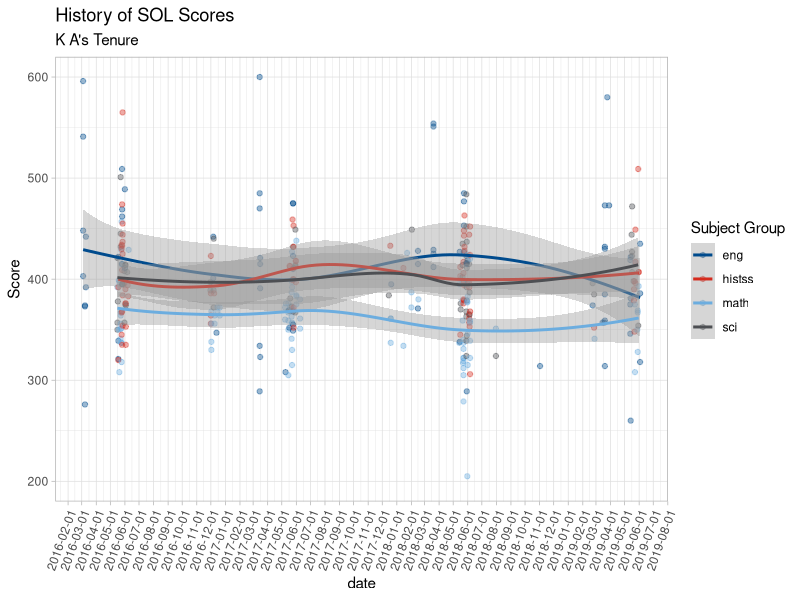
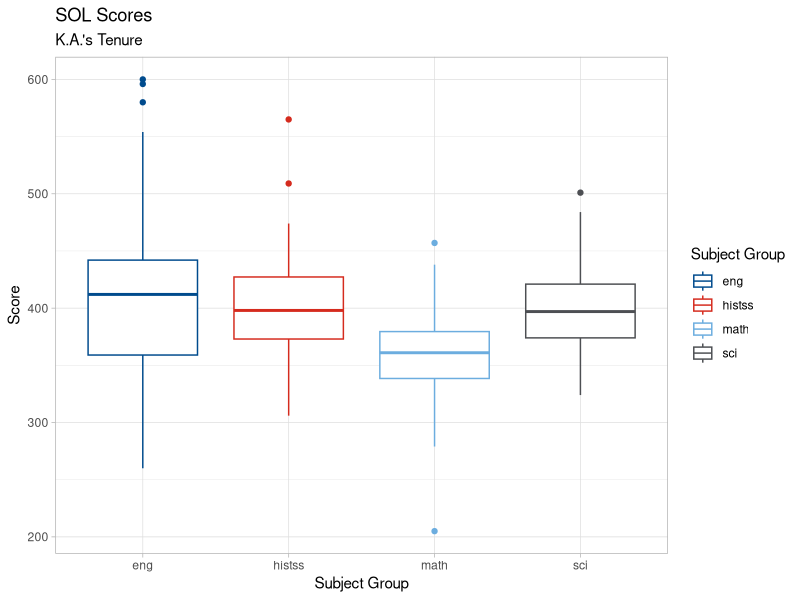
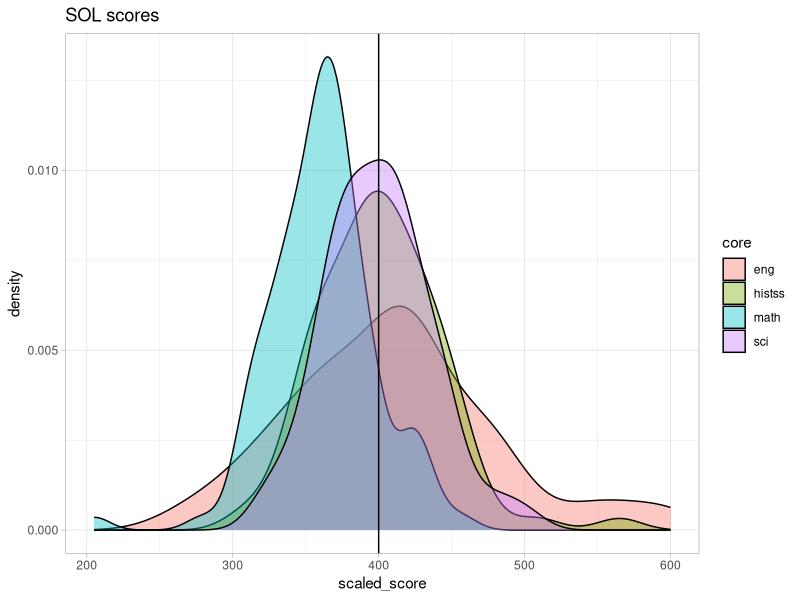
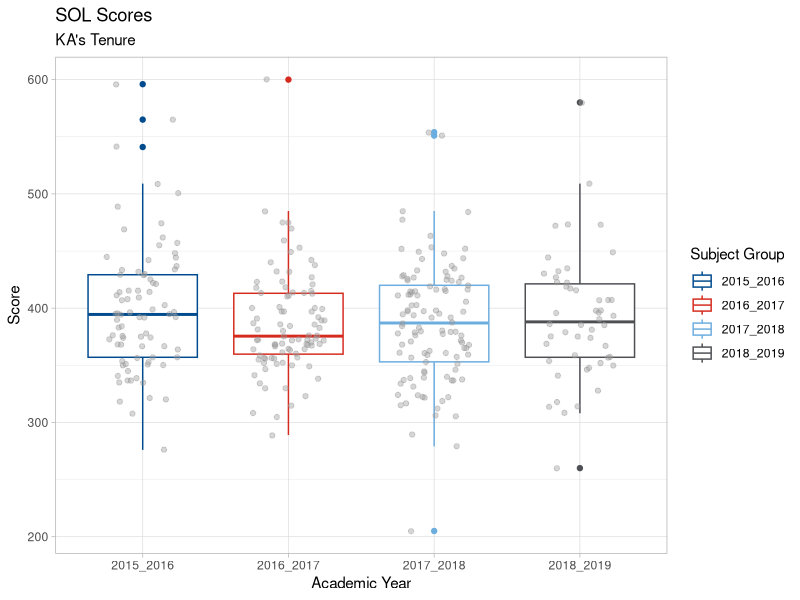

The R source for these figures, in order:
library(tidyverse)
library(readxl)
library(dplyr)
library(tibble)
library(ggplot2)
library(lubridate)
library(reshape2)
library(forcats)

inova<-c("#004b8d", "#d52b1e", "#6caddf", "#4d4f53", "#a5a5a9")
pal_inova <- function(palette = c("inova"), alpha = 1) {
    palette <- match.arg(palette)
    if (alpha > 1L | alpha <= 0L) stop("alpha must be in (0, 1]")
        raw_cols <- inova
        raw_cols_rgb <- col2rgb(raw_cols)
        alpha_cols <- rgb(
            raw_cols_rgb[1L, ], raw_cols_rgb[2L, ], raw_cols_rgb[3L, ],
            alpha = alpha * 255L, names = names(raw_cols),
            maxColorValue = 255L
        )
        scales::manual_pal(unname(alpha_cols))
        }
#' Scale Colors as inova healthsystems
#'
#' @export scale_color_inova
scale_color_inova <- function(palette = c("inova"), alpha = 1, ...) {
    palette <- match.arg(palette)
    ggplot2::discrete_scale("colour", "inova", pal_inova(palette, alpha), ...)
}
scale_colour_inova<-scale_color_inova



dat<-tribble(
~admin,~test,~core,~scaled_score,~date,
"2015_2016", "EOC Writing ", "eng", 403, "3/4/2016", 
"2015_2016", "EOC Writing ", "eng", 596, "3/4/2016", 
"2015_2016", "EOC Writing ", "eng", 541, "3/4/2016", 
"2015_2016", "EOC Writing ", "eng", 448, "3/4/2016", 
"2015_2016", "Gr 8 Writing", "eng", 373, "3/8/2016", 
"2015_2016", "Gr 8 Writing", "eng", 276, "3/8/2016", 
"2015_2016", "Gr 8 Writing", "eng", 374, "3/8/2016", 
"2015_2016", "EOC Writing ", "eng", 392, "3/10/2016", 
"2015_2016", "EOC Writing ", "eng", 442, "3/10/2016", 
"2015_2016", "Algebra I ", "math", 392, "5/16/2016", 
"2015_2016", "Gr 8 Science", "sci", 421, "5/16/2016", 
"2015_2016", "Gr 8 Science", "sci", 350, "5/16/2016", 
"2015_2016", "Gr 8 Science", "sci", 357, "5/16/2016", 
"2015_2016", "Biology ", "sci", 378, "5/17/2016", 
"2015_2016", "Gr 8 Reading ", "eng", 422, "5/18/2016", 
"2015_2016", "Gr 8 Reading ", "eng", 339, "5/18/2016", 
"2015_2016", "Gr 8 Reading ", "eng", 321, "5/18/2016", 
"2015_2016", "W Hist I ", "histss", 392, "5/18/2016", 
"2015_2016", "W Hist II ", "histss", 320, "5/18/2016", 
"2015_2016", "Algebra I ", "math", 399, "5/19/2016", 
"2015_2016", "Algebra I ", "math", 350, "5/19/2016", 
"2015_2016", "Gr 8 Math  CAT", "math", 397, "5/20/2016", 
"2015_2016", "Gr 8 Math  CAT", "math", 308, "5/20/2016", 
"2015_2016", "Algebra I ", "math", 364, "5/23/2016", 
"2015_2016", "Algebra I ", "math", 367, "5/23/2016", 
"2015_2016", "Algebra I ", "math", 351, "5/23/2016", 
"2015_2016", "Chemistry ", "sci", 501, "5/23/2016", 
"2015_2016", "Chemistry ", "sci", 445, "5/23/2016", 
"2015_2016", "Chemistry ", "sci", 432, "5/23/2016", 
"2015_2016", "PE Algebra I ", "math", 341, "5/23/2016", 
"2015_2016", "PE Algebra I ", "math", 356, "5/23/2016", 
"2015_2016", "Geometry ", "math", 351, "5/24/2016", 
"2015_2016", "Geometry ", "math", 368, "5/24/2016", 
"2015_2016", "Geometry ", "math", 337, "5/24/2016", 
"2015_2016", "Geometry ", "math", 429, "5/24/2016", 
"2015_2016", "Algebra II ", "math", 337, "5/25/2016", 
"2015_2016", "Algebra II ", "math", 318, "5/25/2016", 
"2015_2016", "Algebra II ", "math", 457, "5/25/2016", 
"2015_2016", "Algebra II ", "math", 415, "5/25/2016", 
"2015_2016", "W Hist I ", "histss", 430, "5/25/2016", 
"2015_2016", "W Hist I ", "histss", 434, "5/25/2016", 
"2015_2016", "W Hist I ", "histss", 367, "5/25/2016", 
"2015_2016", "W Hist I ", "histss", 345, "5/25/2016", 
"2015_2016", "EOC Reading ", "eng", 395, "5/26/2016", 
"2015_2016", "EOC Reading ", "eng", 415, "5/26/2016", 
"2015_2016", "EOC Reading ", "eng", 509, "5/26/2016", 
"2015_2016", "EOC Reading ", "eng", 469, "5/26/2016", 
"2015_2016", "EOC Reading ", "eng", 462, "5/26/2016", 
"2015_2016", "W Hist II ", "histss", 433, "5/26/2016", 
"2015_2016", "W Hist II ", "histss", 368, "5/26/2016", 
"2015_2016", "W Hist II ", "histss", 409, "5/26/2016", 
"2015_2016", "W Hist II ", "histss", 335, "5/26/2016", 
"2015_2016", "W Hist II ", "histss", 474, "5/26/2016", 
"2015_2016", "Biology ", "sci", 395, "5/27/2016", 
"2015_2016", "Biology ", "sci", 395, "5/27/2016", 
"2015_2016", "VA&US Hist ", "histss", 354, "5/27/2016", 
"2015_2016", "VA&US Hist ", "histss", 384, "5/27/2016", 
"2015_2016", "VA&US Hist ", "histss", 565, "5/27/2016", 
"2015_2016", "VA&US Hist ", "histss", 437, "5/27/2016", 
"2015_2016", "VA&US Hist ", "histss", 425, "5/27/2016", 
"2015_2016", "VA&US Hist ", "histss", 444, "5/27/2016", 
"2015_2016", "VA&US Hist ", "histss", 455, "5/27/2016", 
"2015_2016", "Earth Sci ", "sci", 408, "5/31/2016", 
"2015_2016", "Earth Sci ", "sci", 396, "5/31/2016", 
"2015_2016", "Earth Sci ", "sci", 357, "5/31/2016", 
"2015_2016", "EOC Reading ", "eng", 411, "6/1/2016", 
"2015_2016", "EOC Reading ", "eng", 489, "6/1/2016", 
"2015_2016", "Biology ", "sci", 414, "6/2/2016", 
"2015_2016", "Earth Sci ", "sci", 414, "6/2/2016", 
"2015_2016", "Earth Sci ", "sci", 375, "6/2/2016", 
"2015_2016", "VA&US Hist ", "histss", 376, "6/2/2016", 
"2015_2016", "VA&US Hist ", "histss", 390, "6/2/2016", 
"2015_2016", "Biology ", "sci", 374, "6/3/2016", 
"2015_2016", "W Hist II ", "histss", 353, "6/3/2016", 
"2015_2016", "W Hist II ", "histss", 376, "6/3/2016", 
"2015_2016", "W Hist II ", "histss", 335, "6/3/2016", 
"2015_2016", "Biology ", "sci", 407, "6/6/2016", 
"2015_2016", "W Hist II ", "histss", 394, "6/7/2016", 
"2015_2016", "W Hist I ", "histss", 383, "6/8/2016", 
"2015_2016", "Geometry ", "math", 429, "6/9/2016", 
"2016_2017", "Biology ", "sci", 389, "11/30/2016", 
"2016_2017", "Biology ", "sci", 397, "11/30/2016", 
"2016_2017", "VA&US Hist ", "histss", 356, "12/1/2016", 
"2016_2017", "VA&US Hist ", "histss", 364, "12/1/2016", 
"2016_2017", "W Hist II ", "histss", 423, "12/1/2016", 
"2016_2017", "W Hist II ", "histss", 386, "12/1/2016", 
"2016_2017", "Algebra I ", "math", 330, "12/2/2016", 
"2016_2017", "Algebra I ", "math", 368, "12/2/2016", 
"2016_2017", "Algebra I ", "math", 356, "12/2/2016", 
"2016_2017", "PE Algebra I ", "math", 338, "12/2/2016", 
"2016_2017", "EOC Writing", "eng", 401, "12/6/2016", 
"2016_2017", "EOC Writing", "eng", 442, "12/6/2016", 
"2016_2017", "Biology ", "sci", 389, "12/7/2016", 
"2016_2017", "Biology ", "sci", 372, "12/7/2016", 
"2016_2017", "Earth Sci ", "sci", 440, "12/7/2016", 
"2016_2017", "VA&US Hist ", "histss", 386, "12/8/2016", 
"2016_2017", "Algebra I ", "math", 356, "12/9/2016", 
"2016_2017", "PE Algebra I ", "math", 364, "12/9/2016", 
"2016_2017", "EOC Reading ", "eng", 347, "12/13/2016", 
"2016_2017", "Algebra I ", "math", 372, "12/15/2016", 
"2016_2017", "Algebra I ", "math", 368, "12/15/2016", 
"2016_2017", "Algebra I ", "math", 372, "12/20/2016", 
"2016_2017", "Algebra I ", "math", 364, "12/20/2016", 
"2016_2017", "EOC Writing", "eng", 485, "3/15/2017", 
"2016_2017", "EOC Writing", "eng", 334, "3/15/2017", 
"2016_2017", "EOC Writing", "eng", 289, "3/15/2017", 
"2016_2017", "EOC Writing", "eng", 470, "3/15/2017", 
"2016_2017", "EOC Writing", "eng", 600, "3/15/2017", 
"2016_2017", "EOC Writing", "eng", 391, "3/16/2017", 
"2016_2017", "EOC Writing", "eng", 415, "3/16/2017", 
"2016_2017", "EOC Writing", "eng", 323, "3/16/2017", 
"2016_2017", "EOC Writing", "eng", 421, "3/16/2017", 
"2016_2017", "Algebra I ", "math", 360, "5/8/2017", 
"2016_2017", "PE Algebra I ", "math", 372, "5/8/2017", 
"2016_2017", "Gr 8 Reading ", "eng", 308, "5/9/2017", 
"2016_2017", "PE Algebra I ", "math", 376, "5/10/2017", 
"2016_2017", "Algebra I ", "math", 369, "5/15/2017", 
"2016_2017", "Algebra I ", "math", 367, "5/15/2017", 
"2016_2017", "Algebra I ", "math", 376, "5/15/2017", 
"2016_2017", "Algebra I ", "math", 359, "5/15/2017", 
"2016_2017", "Algebra I ", "math", 350, "5/15/2017", 
"2016_2017", "VMAST Algebra I", "math", 305, "5/15/2017", 
"2016_2017", "VM EOC Reading", "eng", 369, "5/16/2017", 
"2016_2017", "Gr 8 Reading ", "eng", 352, "5/17/2017", 
"2016_2017", "W Hist II ", "histss", 413, "5/18/2017", 
"2016_2017", "W Hist II ", "histss", 413, "5/18/2017", 
"2016_2017", "Biology ", "sci", 381, "5/19/2017", 
"2016_2017", "Earth Sci ", "sci", 369, "5/19/2017", 
"2016_2017", "Geometry ", "math", 373, "5/19/2017", 
"2016_2017", "Algebra I ", "math", 341, "5/22/2017", 
"2016_2017", "Algebra I ", "math", 363, "5/22/2017", 
"2016_2017", "Algebra I ", "math", 387, "5/22/2017", 
"2016_2017", "Chemistry ", "sci", 373, "5/22/2017", 
"2016_2017", "Geometry ", "math", 357, "5/23/2017", 
"2016_2017", "Geometry ", "math", 356, "5/23/2017", 
"2016_2017", "Geometry ", "math", 315, "5/23/2017", 
"2016_2017", "Geometry ", "math", 392, "5/23/2017", 
"2016_2017", "Geometry ", "math", 330, "5/23/2017", 
"2016_2017", "Geometry ", "math", 427, "5/23/2017", 
"2016_2017", "Geometry ", "math", 397, "5/23/2017", 
"2016_2017", "Algebra II ", "math", 370, "5/24/2017", 
"2016_2017", "W Hist I ", "histss", 399, "5/24/2017", 
"2016_2017", "W Hist I ", "histss", 459, "5/24/2017", 
"2016_2017", "Biology ", "sci", 400, "5/25/2017", 
"2016_2017", "Biology ", "sci", 432, "5/25/2017", 
"2016_2017", "EOC Reading ", "eng", 423, "5/25/2017", 
"2016_2017", "EOC Reading ", "eng", 368, "5/25/2017", 
"2016_2017", "EOC Reading ", "eng", 355, "5/25/2017", 
"2016_2017", "EOC Reading ", "eng", 349, "5/25/2017", 
"2016_2017", "EOC Reading ", "eng", 410, "5/25/2017", 
"2016_2017", "EOC Reading ", "eng", 475, "5/25/2017", 
"2016_2017", "EOC Reading ", "eng", 475, "5/25/2017", 
"2016_2017", "VA&US Hist ", "histss", 352, "5/26/2017", 
"2016_2017", "VA&US Hist ", "histss", 372, "5/26/2017", 
"2016_2017", "VA&US Hist ", "histss", 400, "5/26/2017", 
"2016_2017", "VA&US Hist ", "histss", 411, "5/26/2017", 
"2016_2017", "VA&US Hist ", "histss", 432, "5/26/2017", 
"2016_2017", "VA&US Hist ", "histss", 453, "5/26/2017", 
"2016_2017", "Biology ", "sci", 413, "5/30/2017", 
"2016_2017", "Chemistry ", "sci", 414, "5/30/2017", 
"2016_2017", "Earth Sci ", "sci", 367, "5/30/2017", 
"2016_2017", "Earth Sci ", "sci", 449, "5/30/2017", 
"2016_2017", "VA&US Hist ", "histss", 418, "5/31/2017", 
"2016_2017", "VA&US Hist ", "histss", 397, "5/31/2017", 
"2016_2017", "W Hist I ", "histss", 418, "5/31/2017", 
"2016_2017", "Algebra I ", "math", 383, "6/1/2017", 
"2016_2017", "Geometry ", "math", 375, "6/1/2017", 
"2016_2017", "Geometry ", "math", 384, "6/1/2017", 
"2016_2017", "Geometry ", "math", 438, "6/1/2017", 
"2016_2017", "Algebra I ", "math", 351, "6/9/2017", 
"2016_2017", "Algebra II ", "math", 380, "6/9/2017", 
"2016_2017", "Geometry ", "math", 361, "6/9/2017", 
"2017_2018", "Earth Sci ", "sci", 384, "12/15/2017", 
"2017_2018", "W Hist I ", "histss", 433, "12/18/2017", 
"2017_2018", "Algebra I ", "math", 337, "12/19/2017", 
"2017_2018", "Algebra I ", "math", 361, "12/19/2017", 
"2017_2018", "Algebra I ", "math", 361, "12/19/2017", 
"2017_2018", "EOC Reading ", "eng", 395, "12/20/2017", 
"2017_2018", "Geometry ", "math", 334, "1/15/2018", 
"2017_2018", "W Hist II ", "histss", 411, "1/15/2018", 
"2017_2018", "Algebra II ", "math", 426, "1/23/2018", 
"2017_2018", "Algebra I ", "math", 372, "2/1/2018", 
"2017_2018", "Algebra I ", "math", 387, "2/1/2018", 
"2017_2018", "Chemistry ", "sci", 449, "2/2/2018", 
"2017_2018", "EOC Reading ", "eng", 371, "2/15/2018", 
"2017_2018", "EOC Reading ", "eng", 415, "2/15/2018", 
"2017_2018", "EOC Reading ", "eng", 428, "2/15/2018", 
"2017_2018", "Algebra I ", "math", 380, "2/16/2018", 
"2017_2018", "EOC Writing ", "eng", 554, "3/20/2018", 
"2017_2018", "EOC Writing ", "eng", 551, "3/20/2018", 
"2017_2018", "EOC Writing ", "eng", 412, "3/20/2018", 
"2017_2018", "EOC Writing ", "eng", 425, "3/20/2018", 
"2017_2018", "Gr 8 Writing", "eng", 429, "3/20/2018", 
"2017_2018", "Algebra I ", "math", 395, "5/14/2018", 
"2017_2018", "Geometry ", "math", 337, "5/14/2018", 
"2017_2018", "EOC Reading ", "eng", 338, "5/15/2018", 
"2017_2018", "EOC Reading ", "eng", 427, "5/15/2018", 
"2017_2018", "VA&US Hist ", "histss", 403, "5/16/2018", 
"2017_2018", "W Hist II ", "histss", 412, "5/16/2018", 
"2017_2018", "W Hist II ", "histss", 345, "5/16/2018", 
"2017_2018", "Biology ", "sci", 370, "5/17/2018", 
"2017_2018", "Biology ", "sci", 376, "5/17/2018", 
"2017_2018", "Algebra I ", "math", 397, "5/21/2018", 
"2017_2018", "Algebra I ", "math", 379, "5/21/2018", 
"2017_2018", "Algebra I ", "math", 359, "5/21/2018", 
"2017_2018", "Algebra I ", "math", 397, "5/21/2018", 
"2017_2018", "Chemistry ", "sci", 402, "5/21/2018", 
"2017_2018", "Chemistry ", "sci", 414, "5/21/2018", 
"2017_2018", "Chemistry ", "sci", 435, "5/21/2018", 
"2017_2018", "Algebra I ", "math", 317, "5/22/2018", 
"2017_2018", "Algebra II ", "math", 319, "5/23/2018", 
"2017_2018", "Algebra II ", "math", 337, "5/23/2018", 
"2017_2018", "Algebra II ", "math", 305, "5/23/2018", 
"2017_2018", "Algebra II ", "math", 331, "5/23/2018", 
"2017_2018", "Algebra II ", "math", 279, "5/23/2018", 
"2017_2018", "Algebra II ", "math", 312, "5/23/2018", 
"2017_2018", "Algebra II ", "math", 322, "5/23/2018", 
"2017_2018", "Algebra II ", "math", 322, "5/23/2018", 
"2017_2018", "Algebra II ", "math", 340, "5/23/2018", 
"2017_2018", "W Hist I ", "histss", 376, "5/23/2018", 
"2017_2018", "W Hist I ", "histss", 406, "5/23/2018", 
"2017_2018", "W Hist I ", "histss", 380, "5/23/2018", 
"2017_2018", "W Hist I ", "histss", 417, "5/23/2018", 
"2017_2018", "EOC Reading ", "eng", 485, "5/24/2018", 
"2017_2018", "EOC Reading ", "eng", 477, "5/24/2018", 
"2017_2018", "EOC Reading ", "eng", 453, "5/24/2018", 
"2017_2018", "EOC Reading ", "eng", 427, "5/24/2018", 
"2017_2018", "W Hist II ", "histss", 394, "5/24/2018", 
"2017_2018", "W Hist II ", "histss", 379, "5/24/2018", 
"2017_2018", "W Hist II ", "histss", 448, "5/24/2018", 
"2017_2018", "W Hist II ", "histss", 443, "5/24/2018", 
"2017_2018", "W Hist II ", "histss", 397, "5/24/2018", 
"2017_2018", "VA&US Hist ", "histss", 432, "5/25/2018", 
"2017_2018", "VA&US Hist ", "histss", 463, "5/25/2018", 
"2017_2018", "VA&US Hist ", "histss", 428, "5/25/2018", 
"2017_2018", "Biology ", "sci", 423, "5/29/2018", 
"2017_2018", "Biology ", "sci", 484, "5/29/2018", 
"2017_2018", "Biology ", "sci", 416, "5/29/2018", 
"2017_2018", "Biology ", "sci", 339, "5/29/2018", 
"2017_2018", "Biology ", "sci", 368, "5/29/2018", 
"2017_2018", "Biology ", "sci", 324, "5/29/2018", 
"2017_2018", "Biology ", "sci", 363, "5/29/2018", 
"2017_2018", "Biology ", "sci", 452, "5/29/2018", 
"2017_2018", "Earth Sci ", "sci", 392, "5/30/2018", 
"2017_2018", "Earth Sci ", "sci", 411, "5/30/2018", 
"2017_2018", "Earth Sci ", "sci", 416, "5/30/2018", 
"2017_2018", "Earth Sci ", "sci", 437, "5/30/2018", 
"2017_2018", "Earth Sci ", "sci", 344, "5/30/2018", 
"2017_2018", "Earth Sci ", "sci", 379, "5/30/2018", 
"2017_2018", "Gr 7 Reading CAT", "eng", 415, "5/30/2018", 
"2017_2018", "Gr 7 Reading CAT", "eng", 289, "5/30/2018", 
"2017_2018", "Gr 7 Math CAT", "math", 378, "5/31/2018", 
"2017_2018", "Gr 7 Math CAT", "math", 205, "5/31/2018", 
"2017_2018", "Gr 8 Math  CAT", "math", 377, "5/31/2018", 
"2017_2018", "EOC Reading ", "eng", 419, "6/1/2018", 
"2017_2018", "Geometry ", "math", 315, "6/1/2018", 
"2017_2018", "Geometry ", "math", 383, "6/1/2018", 
"2017_2018", "Geometry ", "math", 424, "6/1/2018", 
"2017_2018", "Geometry ", "math", 346, "6/1/2018", 
"2017_2018", "Gr 8 Read  CAT", "eng", 398, "6/1/2018", 
"2017_2018", "Gr 8 Science", "sci", 415, "6/4/2018", 
"2017_2018", "VA&US Hist ", "histss", 392, "6/4/2018", 
"2017_2018", "W Hist I ", "histss", 361, "6/4/2018", 
"2017_2018", "W Hist II ", "histss", 365, "6/4/2018", 
"2017_2018", "W Hist II ", "histss", 398, "6/4/2018", 
"2017_2018", "W Hist II ", "histss", 357, "6/4/2018", 
"2017_2018", "W Hist II ", "histss", 444, "6/4/2018", 
"2017_2018", "Biology ", "sci", 365, "6/5/2018", 
"2017_2018", "Earth Sci ", "sci", 387, "6/5/2018", 
"2017_2018", "W Hist II ", "histss", 353, "6/5/2018", 
"2017_2018", "Algebra I ", "math", 359, "6/6/2018", 
"2017_2018", "Algebra I ", "math", 339, "6/6/2018", 
"2017_2018", "Algebra I ", "math", 420, "6/6/2018", 
"2017_2018", "Algebra II ", "math", 322, "6/6/2018", 
"2017_2018", "Civics & Economics", "histss", 452, "6/6/2018", 
"2017_2018", "Geometry ", "math", 357, "6/6/2018", 
"2017_2018", "VA&US Hist ", "histss", 368, "6/6/2018", 
"2017_2018", "W Hist I ", "histss", 424, "6/6/2018", 
"2017_2018", "W Hist II ", "histss", 306, "6/6/2018", 
"2017_2018", "Biology ", "sci", 324, "7/31/2018", 
"2017_2018", "Geometry ", "math", 351, "7/31/2018", 
"2018_2019", "EOC Writing ", "eng", 314, "11/2/2018", 
"2018_2019", "Earth Sci ", "sci", 396, "2/22/2019", 
"2018_2019", "EOC Reading ", "eng", 374, "2/22/2019", 
"2018_2019", "Biology ", "sci", 385, "2/25/2019", 
"2018_2019", "W Hist II ", "histss", 352, "2/25/2019", 
"2018_2019", "Algebra I ", "math", 341, "2/26/2019", 
"2018_2019", "EOC Writing ", "eng", 357, "3/15/2019", 
"2018_2019", "EOC Writing ", "eng", 357, "3/19/2019", 
"2018_2019", "EOC Writing ", "eng", 432, "3/20/2019", 
"2018_2019", "EOC Writing ", "eng", 314, "3/20/2019", 
"2018_2019", "EOC Writing ", "eng", 359, "3/20/2019", 
"2018_2019", "EOC Writing ", "eng", 473, "3/20/2019", 
"2018_2019", "EOC Writing ", "eng", 430, "3/20/2019", 
"2018_2019", "Gr 8 Writing", "eng", 385, "3/20/2019", 
"2018_2019", "EOC Writing ", "eng", 580, "3/25/2019", 
"2018_2019", "EOC Writing ", "eng", 473, "3/29/2019", 
"2018_2019", "EOC Reading ", "eng", 375, "5/13/2019", 
"2018_2019", "EOC Reading ", "eng", 419, "5/13/2019", 
"2018_2019", "EOC Reading ", "eng", 346, "5/13/2019", 
"2018_2019", "Gr 6 Reading CAT", "eng", 260, "5/14/2019", 
"2018_2019", "Gr 7 Reading CAT", "eng", 422, "5/14/2019", 
"2018_2019", "Gr 8 Read  CAT", "eng", 381, "5/14/2019", 
"2018_2019", "Gr 8 Science", "sci", 444, "5/16/2019", 
"2018_2019", "Earth Sci ", "sci", 472, "5/17/2019", 
"2018_2019", "Earth Sci ", "sci", 407, "5/17/2019", 
"2018_2019", "Earth Sci ", "sci", 423, "5/17/2019", 
"2018_2019", "Earth Sci ", "sci", 427, "5/17/2019", 
"2018_2019", "Chemistry ", "sci", 398, "5/20/2019", 
"2018_2019", "W Hist II ", "histss", 379, "5/21/2019", 
"2018_2019", "W Hist II ", "histss", 390, "5/21/2019",
"2018_2019", "W Hist I ", "histss", 398, "5/22/2019", 
"2018_2019", "W Hist I ", "histss", 348, "5/22/2019", 
"2018_2019", "Gr 6 Math CAT", "math", 308, "5/23/2019", 
"2018_2019", "Gr 7 Math CAT", "math", 416, "5/23/2019", 
"2018_2019", "Gr 8 Math  CAT", "math", 375, "5/23/2019", 
"2018_2019", "VA&US Hist ", "histss", 417, "5/24/2019", 
"2018_2019", "VA&US Hist ", "histss", 396, "5/24/2019", 
"2018_2019", "VA&US Hist ", "histss", 449, "5/24/2019", 
"2018_2019", "Algebra I ", "math", 350, "5/28/2019", 
"2018_2019", "Algebra II ", "math", 367, "5/29/2019", 
"2018_2019", "Geometry ", "math", 328, "5/29/2019", 
"2018_2019", "Geometry ", "math", 369, "5/29/2019", 
"2018_2019", "Earth Sci ", "sci", 354, "5/30/2019", 
"2018_2019", "VA&US Hist ", "histss", 509, "5/30/2019", 
"2018_2019", "Civics & Economics", "histss", 407, "5/31/2019", 
"2018_2019", "Civics & Economics", "histss", 407, "5/31/2019", 
"2018_2019", "Geometry ", "math", 393, "5/31/2019", 
"2018_2019", "EOC Reading ", "eng", 386, "6/3/2019", 
"2018_2019", "Gr 7 Reading CAT", "eng", 318, "6/3/2019", 
"2018_2019", "Gr 8 Read  CAT", "eng", 435, "6/3/2019")  %>% 
mutate(date = mdy(date))   %>% 
mutate(core = factor(core))  %>% 
mutate(admin = factor(admin))



# dat
dat  %>% 
  count(core)
psych::describeBy(dat, group = dat$core)


dat  %>% 
ggplot(aes(x = date, y = scaled_score, color = core))  + 
# geom_jitter(alpha = 0.4, width = 0.25, height = 0.25)  +
geom_point(alpha = 0.4)+
geom_smooth() +
scale_color_inova() + 
theme_light() +
labs(title= "History of SOL Scores", 
     subtitle = "K A's Tenure",
     y = "Score", 
     x = "date", 
     color = "Subject Group"
    ) + 
scale_y_continuous(limits = c(200, 600)) +
scale_x_date(date_breaks = "1 month") +
theme(axis.text.x = element_text(angle = 70, hjust = 1))

dat  %>% 
ggplot(aes(x = core, y = scaled_score, color = core))  + 
geom_boxplot() +
scale_color_inova() + 
theme_light() +
labs(title= "SOL Scores", 
     subtitle = "K.A.'s Tenure",
     y = "Score", 
     x = "Subject Group", 
     color = "Subject Group"
    ) 


# library(ggridges)
# library(ggjoy)

anova(lm(scaled_score ~ core, data = dat))
car::leveneTest(scaled_score ~ core, data = dat)
# need heteroskedasticity-robust standard errors here.

dat  %>% 
ggplot(aes(x = scaled_score, fill = core)) + 
geom_density(alpha = 0.4)+ 
# scale_fill_inova() + 
theme_light() + 
labs(title = "SOL scores") + 
geom_vline(xintercept = 400)


dat  %>% 
ggplot(aes(x = admin, y = scaled_score, color = admin))  + 
geom_boxplot() +
scale_color_inova() + 
geom_jitter(alpha = 0.4, width = 0.25, color = "#999999") +
theme_light() +
labs(title= "SOL Scores", 
     subtitle = "KA's Tenure",
     y = "Score", 
     x = "Academic Year", 
     color = "Subject Group"
    ) 
    
dat   %>% 
    lm(scaled_score ~ admin*core, data = .)  %>% 
    summary()   
    
    
    
    
